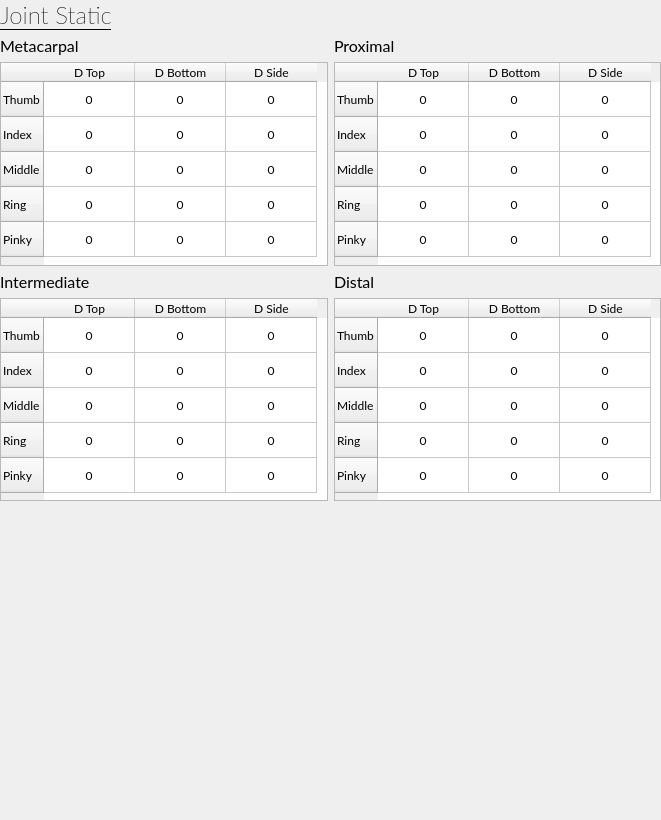
       <widget class="QWidget" name="joint_static" native="true">
        <property name="geometry">
         <rect>
          <x>10</x>
          <y>30</y>
          <width>661</width>
          <height>820</height>
         </rect>
        </property>
        <property name="maximumSize">
         <size>
          <width>680</width>
          <height>820</height>
         </size>
        </property>
        <property name="styleSheet">
         <string notr="true"/>
        </property>
        <widget class="QWidget" name="layoutWidget">
         <property name="geometry">
          <rect>
           <x>0</x>
           <y>0</y>
           <width>661</width>
           <height>501</height>
          </rect>
         </property>
         <layout class="QVBoxLayout" name="verticalLayout_19">
          <item>
           <widget class="QLabel" name="label_25">
            <property name="maximumSize">
             <size>
              <width>210</width>
              <height>30</height>
             </size>
            </property>
            <property name="font">
             <font>
              <family>Lato Thin</family>
              <pointsize>18</pointsize>
              <bold>false</bold>
              <underline>true</underline>
             </font>
            </property>
            <property name="styleSheet">
             <string notr="true"/>
            </property>
            <property name="text">
             <string>Joint Static</string>
            </property>
           </widget>
          </item>
          <item>
           <layout class="QGridLayout" name="gridLayout_2">
            <item row="0" column="0">
             <layout class="QVBoxLayout" name="verticalLayout">
              <item>
               <widget class="QLabel" name="metacarpal_label">
                <property name="font">
                 <font>
                  <family>Lato</family>
                  <pointsize>12</pointsize>
                 </font>
                </property>
                <property name="text">
                 <string>Metacarpal</string>
                </property>
               </widget>
              </item>
              <item>
               <widget class="QTableWidget" name="metacarpal_table">
                <property name="font">
                 <font>
                  <family>Lato</family>
                  <pointsize>9</pointsize>
                 </font>
                </property>
                <attribute name="horizontalHeaderMinimumSectionSize">
                 <number>32</number>
                </attribute>
                <attribute name="horizontalHeaderDefaultSectionSize">
                 <number>91</number>
                </attribute>
                <attribute name="verticalHeaderMinimumSectionSize">
                 <number>23</number>
                </attribute>
                <attribute name="verticalHeaderDefaultSectionSize">
                 <number>35</number>
                </attribute>
                <row>
                 <property name="text">
                  <string>Thumb</string>
                 </property>
                </row>
                <row>
                 <property name="text">
                  <string>Index</string>
                 </property>
                </row>
                <row>
                 <property name="text">
                  <string>Middle</string>
                 </property>
                </row>
                <row>
                 <property name="text">
                  <string>Ring</string>
                 </property>
                </row>
                <row>
                 <property name="text">
                  <string>Pinky</string>
                 </property>
                </row>
                <column>
                 <property name="text">
                  <string>D Top</string>
                 </property>
                </column>
                <column>
                 <property name="text">
                  <string>D Bottom</string>
                 </property>
                </column>
                <column>
                 <property name="text">
                  <string>D Side</string>
                 </property>
                </column>
                <item row="0" column="0">
                 <property name="text">
                  <string>0</string>
                 </property>
                 <property name="font">
                  <font>
                   <family>Segoe UI</family>
                  </font>
                 </property>
                 <property name="textAlignment">
                  <set>AlignCenter</set>
                 </property>
                </item>
                <item row="0" column="1">
                 <property name="text">
                  <string>0</string>
                 </property>
                 <property name="textAlignment">
                  <set>AlignCenter</set>
                 </property>
                </item>
                <item row="0" column="2">
                 <property name="text">
                  <string>0</string>
                 </property>
                 <property name="textAlignment">
                  <set>AlignCenter</set>
                 </property>
                </item>
                <item row="1" column="0">
                 <property name="text">
                  <string>0</string>
                 </property>
                 <property name="textAlignment">
                  <set>AlignCenter</set>
                 </property>
                </item>
                <item row="1" column="1">
                 <property name="text">
                  <string>0</string>
                 </property>
                 <property name="textAlignment">
                  <set>AlignCenter</set>
                 </property>
                </item>
                <item row="1" column="2">
                 <property name="text">
                  <string>0</string>
                 </property>
                 <property name="textAlignment">
                  <set>AlignCenter</set>
                 </property>
                </item>
                <item row="2" column="0">
                 <property name="text">
                  <string>0</string>
                 </property>
                 <property name="textAlignment">
                  <set>AlignCenter</set>
                 </property>
                </item>
                <item row="2" column="1">
                 <property name="text">
                  <string>0</string>
                 </property>
                 <property name="textAlignment">
                  <set>AlignCenter</set>
                 </property>
                </item>
                <item row="2" column="2">
                 <property name="text">
                  <string>0</string>
                 </property>
                 <property name="textAlignment">
                  <set>AlignCenter</set>
                 </property>
                </item>
                <item row="3" column="0">
                 <property name="text">
                  <string>0</string>
                 </property>
                 <property name="textAlignment">
                  <set>AlignCenter</set>
                 </property>
                </item>
                <item row="3" column="1">
                 <property name="text">
                  <string>0</string>
                 </property>
                 <property name="textAlignment">
                  <set>AlignCenter</set>
                 </property>
                </item>
                <item row="3" column="2">
                 <property name="text">
                  <string>0</string>
                 </property>
                 <property name="textAlignment">
                  <set>AlignCenter</set>
                 </property>
                </item>
                <item row="4" column="0">
                 <property name="text">
                  <string>0</string>
                 </property>
                 <property name="textAlignment">
                  <set>AlignCenter</set>
                 </property>
                </item>
                <item row="4" column="1">
                 <property name="text">
                  <string>0</string>
                 </property>
                 <property name="textAlignment">
                  <set>AlignCenter</set>
                 </property>
                </item>
                <item row="4" column="2">
                 <property name="text">
                  <string>0</string>
                 </property>
                 <property name="textAlignment">
                  <set>AlignCenter</set>
                 </property>
                </item>
               </widget>
              </item>
             </layout>
            </item>
            <item row="0" column="1">
             <layout class="QVBoxLayout" name="verticalLayout_2">
              <item>
               <widget class="QLabel" name="proximal_label">
                <property name="font">
                 <font>
                  <family>Lato</family>
                  <pointsize>12</pointsize>
                 </font>
                </property>
                <property name="text">
                 <string>Proximal</string>
                </property>
               </widget>
              </item>
              <item>
               <widget class="QTableWidget" name="proximal_table">
                <property name="font">
                 <font>
                  <family>Lato</family>
                  <pointsize>9</pointsize>
                 </font>
                </property>
                <attribute name="horizontalHeaderMinimumSectionSize">
                 <number>32</number>
                </attribute>
                <attribute name="horizontalHeaderDefaultSectionSize">
                 <number>91</number>
                </attribute>
                <attribute name="verticalHeaderMinimumSectionSize">
                 <number>23</number>
                </attribute>
                <attribute name="verticalHeaderDefaultSectionSize">
                 <number>35</number>
                </attribute>
                <row>
                 <property name="text">
                  <string>Thumb</string>
                 </property>
                </row>
                <row>
                 <property name="text">
                  <string>Index</string>
                 </property>
                </row>
                <row>
                 <property name="text">
                  <string>Middle</string>
                 </property>
                </row>
                <row>
                 <property name="text">
                  <string>Ring</string>
                 </property>
                </row>
                <row>
                 <property name="text">
                  <string>Pinky</string>
                 </property>
                </row>
                <column>
                 <property name="text">
                  <string>D Top</string>
                 </property>
                </column>
                <column>
                 <property name="text">
                  <string>D Bottom</string>
                 </property>
                </column>
                <column>
                 <property name="text">
                  <string>D Side</string>
                 </property>
                </column>
                <item row="0" column="0">
                 <property name="text">
                  <string>0</string>
                 </property>
                 <property name="textAlignment">
                  <set>AlignCenter</set>
                 </property>
                </item>
                <item row="0" column="1">
                 <property name="text">
                  <string>0</string>
                 </property>
                 <property name="textAlignment">
                  <set>AlignCenter</set>
                 </property>
                </item>
                <item row="0" column="2">
                 <property name="text">
                  <string>0</string>
                 </property>
                 <property name="textAlignment">
                  <set>AlignCenter</set>
                 </property>
                </item>
                <item row="1" column="0">
                 <property name="text">
                  <string>0</string>
                 </property>
                 <property name="textAlignment">
                  <set>AlignCenter</set>
                 </property>
                </item>
                <item row="1" column="1">
                 <property name="text">
                  <string>0</string>
                 </property>
                 <property name="textAlignment">
                  <set>AlignCenter</set>
                 </property>
                </item>
                <item row="1" column="2">
                 <property name="text">
                  <string>0</string>
                 </property>
                 <property name="textAlignment">
                  <set>AlignCenter</set>
                 </property>
                </item>
                <item row="2" column="0">
                 <property name="text">
                  <string>0</string>
                 </property>
                 <property name="textAlignment">
                  <set>AlignCenter</set>
                 </property>
                </item>
                <item row="2" column="1">
                 <property name="text">
                  <string>0</string>
                 </property>
                 <property name="textAlignment">
                  <set>AlignCenter</set>
                 </property>
                </item>
                <item row="2" column="2">
                 <property name="text">
                  <string>0</string>
                 </property>
                 <property name="textAlignment">
                  <set>AlignCenter</set>
                 </property>
                </item>
                <item row="3" column="0">
                 <property name="text">
                  <string>0</string>
                 </property>
                 <property name="textAlignment">
                  <set>AlignCenter</set>
                 </property>
                </item>
                <item row="3" column="1">
                 <property name="text">
                  <string>0</string>
                 </property>
                 <property name="textAlignment">
                  <set>AlignCenter</set>
                 </property>
                </item>
                <item row="3" column="2">
                 <property name="text">
                  <string>0</string>
                 </property>
                 <property name="textAlignment">
                  <set>AlignCenter</set>
                 </property>
                </item>
                <item row="4" column="0">
                 <property name="text">
                  <string>0</string>
                 </property>
                 <property name="textAlignment">
                  <set>AlignCenter</set>
                 </property>
                </item>
                <item row="4" column="1">
                 <property name="text">
                  <string>0</string>
                 </property>
                 <property name="textAlignment">
                  <set>AlignCenter</set>
                 </property>
                </item>
                <item row="4" column="2">
                 <property name="text">
                  <string>0</string>
                 </property>
                 <property name="textAlignment">
                  <set>AlignCenter</set>
                 </property>
                </item>
               </widget>
              </item>
             </layout>
            </item>
            <item row="1" column="0">
             <layout class="QVBoxLayout" name="verticalLayout_3">
              <item>
               <widget class="QLabel" name="intermediate_label">
                <property name="font">
                 <font>
                  <family>Lato</family>
                  <pointsize>12</pointsize>
                 </font>
                </property>
                <property name="text">
                 <string>Intermediate</string>
                </property>
               </widget>
              </item>
              <item>
               <widget class="QTableWidget" name="intermediate_table">
                <property name="font">
                 <font>
                  <family>Lato</family>
                  <pointsize>9</pointsize>
                 </font>
                </property>
                <attribute name="horizontalHeaderMinimumSectionSize">
                 <number>32</number>
                </attribute>
                <attribute name="horizontalHeaderDefaultSectionSize">
                 <number>91</number>
                </attribute>
                <attribute name="verticalHeaderMinimumSectionSize">
                 <number>23</number>
                </attribute>
                <attribute name="verticalHeaderDefaultSectionSize">
                 <number>35</number>
                </attribute>
                <row>
                 <property name="text">
                  <string>Thumb</string>
                 </property>
                </row>
                <row>
                 <property name="text">
                  <string>Index</string>
                 </property>
                </row>
                <row>
                 <property name="text">
                  <string>Middle</string>
                 </property>
                </row>
                <row>
                 <property name="text">
                  <string>Ring</string>
                 </property>
                </row>
                <row>
                 <property name="text">
                  <string>Pinky</string>
                 </property>
                </row>
                <column>
                 <property name="text">
                  <string>D Top</string>
                 </property>
                </column>
                <column>
                 <property name="text">
                  <string>D Bottom</string>
                 </property>
                </column>
                <column>
                 <property name="text">
                  <string>D Side</string>
                 </property>
                </column>
                <item row="0" column="0">
                 <property name="text">
                  <string>0</string>
                 </property>
                 <property name="textAlignment">
                  <set>AlignCenter</set>
                 </property>
                </item>
                <item row="0" column="1">
                 <property name="text">
                  <string>0</string>
                 </property>
                 <property name="textAlignment">
                  <set>AlignCenter</set>
                 </property>
                </item>
                <item row="0" column="2">
                 <property name="text">
                  <string>0</string>
                 </property>
                 <property name="textAlignment">
                  <set>AlignCenter</set>
                 </property>
                </item>
                <item row="1" column="0">
                 <property name="text">
                  <string>0</string>
                 </property>
                 <property name="textAlignment">
                  <set>AlignCenter</set>
                 </property>
                </item>
                <item row="1" column="1">
                 <property name="text">
                  <string>0</string>
                 </property>
                 <property name="textAlignment">
                  <set>AlignCenter</set>
                 </property>
                </item>
                <item row="1" column="2">
                 <property name="text">
                  <string>0</string>
                 </property>
                 <property name="textAlignment">
                  <set>AlignCenter</set>
                 </property>
                </item>
                <item row="2" column="0">
                 <property name="text">
                  <string>0</string>
                 </property>
                 <property name="textAlignment">
                  <set>AlignCenter</set>
                 </property>
                </item>
                <item row="2" column="1">
                 <property name="text">
                  <string>0</string>
                 </property>
                 <property name="textAlignment">
                  <set>AlignCenter</set>
                 </property>
                </item>
                <item row="2" column="2">
                 <property name="text">
                  <string>0</string>
                 </property>
                 <property name="textAlignment">
                  <set>AlignCenter</set>
                 </property>
                </item>
                <item row="3" column="0">
                 <property name="text">
                  <string>0</string>
                 </property>
                 <property name="textAlignment">
                  <set>AlignCenter</set>
                 </property>
                </item>
                <item row="3" column="1">
                 <property name="text">
                  <string>0</string>
                 </property>
                 <property name="textAlignment">
                  <set>AlignCenter</set>
                 </property>
                </item>
                <item row="3" column="2">
                 <property name="text">
                  <string>0</string>
                 </property>
                 <property name="textAlignment">
                  <set>AlignCenter</set>
                 </property>
                </item>
                <item row="4" column="0">
                 <property name="text">
                  <string>0</string>
                 </property>
                 <property name="textAlignment">
                  <set>AlignCenter</set>
                 </property>
                </item>
                <item row="4" column="1">
                 <property name="text">
                  <string>0</string>
                 </property>
                 <property name="textAlignment">
                  <set>AlignCenter</set>
                 </property>
                </item>
                <item row="4" column="2">
                 <property name="text">
                  <string>0</string>
                 </property>
                 <property name="textAlignment">
                  <set>AlignCenter</set>
                 </property>
                </item>
               </widget>
              </item>
             </layout>
            </item>
            <item row="1" column="1">
             <layout class="QVBoxLayout" name="verticalLayout_4">
              <item>
               <widget class="QLabel" name="distal_label">
                <property name="font">
                 <font>
                  <family>Lato</family>
                  <pointsize>12</pointsize>
                 </font>
                </property>
                <property name="text">
                 <string>Distal</string>
                </property>
               </widget>
              </item>
              <item>
               <widget class="QTableWidget" name="distal_table">
                <property name="font">
                 <font>
                  <family>Lato</family>
                  <pointsize>9</pointsize>
                 </font>
                </property>
                <attribute name="horizontalHeaderMinimumSectionSize">
                 <number>32</number>
                </attribute>
                <attribute name="horizontalHeaderDefaultSectionSize">
                 <number>91</number>
                </attribute>
                <attribute name="verticalHeaderMinimumSectionSize">
                 <number>23</number>
                </attribute>
                <attribute name="verticalHeaderDefaultSectionSize">
                 <number>35</number>
                </attribute>
                <row>
                 <property name="text">
                  <string>Thumb</string>
                 </property>
                </row>
                <row>
                 <property name="text">
                  <string>Index</string>
                 </property>
                </row>
                <row>
                 <property name="text">
                  <string>Middle</string>
                 </property>
                </row>
                <row>
                 <property name="text">
                  <string>Ring</string>
                 </property>
                </row>
                <row>
                 <property name="text">
                  <string>Pinky</string>
                 </property>
                </row>
                <column>
                 <property name="text">
                  <string>D Top</string>
                 </property>
                </column>
                <column>
                 <property name="text">
                  <string>D Bottom</string>
                 </property>
                </column>
                <column>
                 <property name="text">
                  <string>D Side</string>
                 </property>
                </column>
                <item row="0" column="0">
                 <property name="text">
                  <string>0</string>
                 </property>
                 <property name="textAlignment">
                  <set>AlignCenter</set>
                 </property>
                </item>
                <item row="0" column="1">
                 <property name="text">
                  <string>0</string>
                 </property>
                 <property name="textAlignment">
                  <set>AlignCenter</set>
                 </property>
                </item>
                <item row="0" column="2">
                 <property name="text">
                  <string>0</string>
                 </property>
                 <property name="textAlignment">
                  <set>AlignCenter</set>
                 </property>
                </item>
                <item row="1" column="0">
                 <property name="text">
                  <string>0</string>
                 </property>
                 <property name="textAlignment">
                  <set>AlignCenter</set>
                 </property>
                </item>
                <item row="1" column="1">
                 <property name="text">
                  <string>0</string>
                 </property>
                 <property name="textAlignment">
                  <set>AlignCenter</set>
                 </property>
                </item>
                <item row="1" column="2">
                 <property name="text">
                  <string>0</string>
                 </property>
                 <property name="textAlignment">
                  <set>AlignCenter</set>
                 </property>
                </item>
                <item row="2" column="0">
                 <property name="text">
                  <string>0</string>
                 </property>
                 <property name="textAlignment">
                  <set>AlignCenter</set>
                 </property>
                </item>
                <item row="2" column="1">
                 <property name="text">
                  <string>0</string>
                 </property>
                 <property name="textAlignment">
                  <set>AlignCenter</set>
                 </property>
                </item>
                <item row="2" column="2">
                 <property name="text">
                  <string>0</string>
                 </property>
                 <property name="textAlignment">
                  <set>AlignCenter</set>
                 </property>
                </item>
                <item row="3" column="0">
                 <property name="text">
                  <string>0</string>
                 </property>
                 <property name="textAlignment">
                  <set>AlignCenter</set>
                 </property>
                </item>
                <item row="3" column="1">
                 <property name="text">
                  <string>0</string>
                 </property>
                 <property name="textAlignment">
                  <set>AlignCenter</set>
                 </property>
                </item>
                <item row="3" column="2">
                 <property name="text">
                  <string>0</string>
                 </property>
                 <property name="textAlignment">
                  <set>AlignCenter</set>
                 </property>
                </item>
                <item row="4" column="0">
                 <property name="text">
                  <string>0</string>
                 </property>
                 <property name="textAlignment">
                  <set>AlignCenter</set>
                 </property>
                </item>
                <item row="4" column="1">
                 <property name="text">
                  <string>0</string>
                 </property>
                 <property name="textAlignment">
                  <set>AlignCenter</set>
                 </property>
                </item>
                <item row="4" column="2">
                 <property name="text">
                  <string>0</string>
                 </property>
                 <property name="textAlignment">
                  <set>AlignCenter</set>
                 </property>
                </item>
               </widget>
              </item>
             </layout>
            </item>
           </layout>
          </item>
         </layout>
        </widget>
       </widget>
